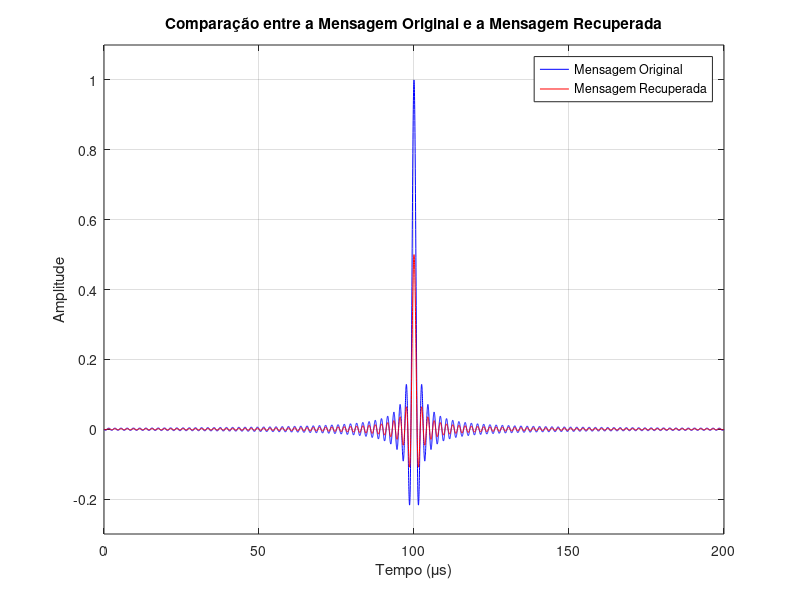

The MATLAB source for this figure:
% Definindo parâmetros
fc = 2e6; 
fsamp = 50e6; 
t_end = 200e-6; 

% Definindo o intervalo de tempo
t = linspace(0, t_end, round(t_end * fsamp)); 
x = (t * 1e6) - 100; 

% Calculando o sinal de mensagem
mt = sinc(x);

% Calculando a portadora
ct = cos(2 * pi * fc * t); 

% Modulação do sinal de mensagem
st = mt .* ct;

% Demodulação do sinal modulado
rt = st .* ct; 

% Calculando a FFT do sinal demodulado sem filtragem
N = length(rt);
Rt_fft = fftshift(fft(rt));

% Definindo o vetor de frequência
f = (-N/2:N/2-1)*(fsamp/N);

% Projetando um filtro retangular para a faixa de -2 MHz a 2 MHz
H = zeros(size(f));
H((f >= -2e6) & (f <= 2e6)) = 1;

% Aplicando o filtro ao espectro
Rt_fft_filtered = Rt_fft .* H;

% Calculando a FFT inversa para obter a mensagem recuperada
mt_recovered = ifft(ifftshift(Rt_fft_filtered));
mt_recovered = real(mt_recovered); % Pegando a parte real do sinal

% Comparando graficamente a mensagem original e a recuperada
figure;
plot(t * 1e6, mt, 'b', 'DisplayName', 'Mensagem Original'); 
hold on;
plot(t * 1e6, mt_recovered, 'r', 'DisplayName', 'Mensagem Recuperada'); 
hold off;
title('Comparação entre a Mensagem Original e a Mensagem Recuperada');
xlabel('Tempo (\mus)');
ylabel('Amplitude');
ylim([-0.3, 1.1]);
legend;
grid on;

% Calculando o coeficiente de correlação entre a mensagem original e a recuperada
correlation = corrcoef(mt, mt_recovered);
correlation_value = correlation(1, 2);

disp(['Coeficiente de correlação entre a mensagem original e a recuperada: ', num2str(correlation_value, '%.10f')]);

